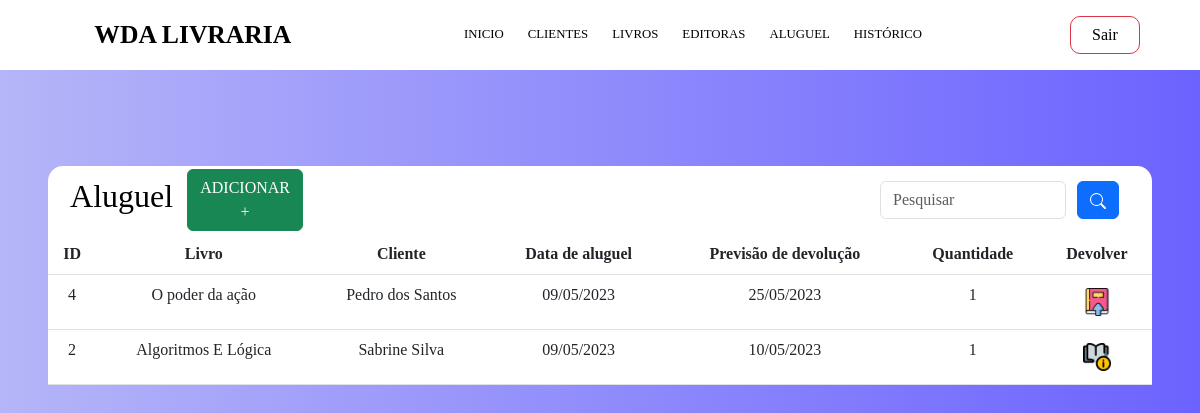
Page /SISTEMA/Aluguel.php on the committed database.
### tables this page shows
CREATE TABLE `aluguel` (
  `Cod_aluguel` int NOT NULL AUTO_INCREMENT,
  `Livro` int NOT NULL,
  `Usuário` int NOT NULL,
  `Data_aluguel` date NOT NULL,
  `Data_previsão` date NOT NULL,
  `Quantidade_alugada` int NOT NULL,
  PRIMARY KEY (`Cod_aluguel`)
);

CREATE TABLE `livro` (
  `Cod_livro` int NOT NULL AUTO_INCREMENT,
  `Nome_livro` varchar(50) NOT NULL,
  `Editora` varchar(50) NOT NULL,
  `Autor` varchar(50) NOT NULL,
  `Lançamento` year NOT NULL,
  `Quantidade` int NOT NULL,
  PRIMARY KEY (`Cod_livro`)
);

CREATE TABLE `usuario` (
  `Cod_usuario` int NOT NULL AUTO_INCREMENT,
  `Nome_usuario` varchar(50) NOT NULL,
  `Cidade` varchar(50) NOT NULL,
  `Endereço` varchar(100) NOT NULL,
  `Email` varchar(100) NOT NULL,
  PRIMARY KEY (`Cod_usuario`)
);

### SISTEMA/Aluguel.php (the view, shortened to what this page needs)
<?php
include_once("../Config.php");
if (!empty($_GET['search'])) {
    $data = $_GET['search'];
    $sql = "SELECT Cod_aluguel,livro.Nome_livro,usuario.Nome_usuario,Data_aluguel,Data_previsão,Quantidade_alugada FROM aluguel,livro,usuario
    WHERE aluguel.Livro = Livro.Cod_livro AND aluguel.Usuário = usuario.Cod_usuario AND (Cod_aluguel LIKE '%$data%' or Nome_livro LIKE
    '%$data%' or Nome_usuario LIKE '%$data%' or Data_aluguel LIKE '%$data%' or Data_previsão LIKE '%$data%')
     ORDER BY Cod_aluguel DESC";
} else {
    $sql = "SELECT Cod_aluguel,livro.Nome_livro,usuario.Nome_usuario,Data_aluguel,Data_previsão,Quantidade_alugada FROM aluguel,livro,usuario
    WHERE aluguel.Livro = Livro.Cod_livro AND aluguel.Usuário = usuario.Cod_usuario  ORDER BY Cod_aluguel DESC";
}
$result = $conexao->query($sql);
?>
<!DOCTYPE html>
<html lang="en">
<head>
    <link href="https://cdn.jsdelivr.net/npm/bootstrap@5.3.0-alpha2/dist/css/bootstrap.min.css" rel="stylesheet">
    <link rel="stylesheet" href="../assets/css/Tabela.css">
</head>
<body>
    <nav class="navbar navbar-expand-lg" style="background-color: rgb(255,255,255);">
        <div class="container-fluid">
            <a class="navbar-brand" href="Sistema.php">WDA LIVRARIA</a>
            <div class="collapse navbar-collapse" id="navbarText">
                <ul class="navbar-nav me-auto mb-2 mb-lg-0">
                    <li class="nav-item">
                        <a class="nav-link active" aria-current="page" href="Sistema.php">INICIO
                        </a>
                    </li>
                    <li class="nav-item">
                        <a class="nav-link" href="Usuarios.php">CLIENTES</a>
                    </li>
                    <li class="nav-item">
                        <a class="nav-link" href="Livros.php">LIVROS</a>
                    </li>
                    <li class="nav-item">
                        <a class="nav-link" href="Editoras.php">EDITORAS</a>
                    </li>
                    <li class="nav-item">
                        <a class="nav-link" href="Aluguel.php">ALUGUEL</a>
                    </li>
                    <li class="nav-item">
                        <a class="nav-link" href="Historico.php">HISTÓRICO</a>
                    </li>
                </ul>
                <span class="navbar-text">
                    <div class="d-flex">
                        <a href="Sair.php" id="out" class="btn btn-outline-danger me-5 ">Sair</a>
                    </div>
                </span>
            </div>
        </div>
    </nav>
    <br><br>
    <div class="table-responsive m-5">
        <div class="header-table d-flex justify-content-between align-items-center">
            <h2>Aluguel</h2>
            <a href="../CREATE/C_aluguel.php" class="btn btn-success btn-block" style="margin: 3px 3px 3px 3px;">ADICIONAR +</a><br>
            <input type="search" class="form-control w-25" placeholder="Pesquisar" id="pesquisar">
            <button class="btn btn-primary" onclick="searchData()">
            </button>
        </div>
        <table class="table text-white table-bg">
            <thead class="table-header">
                <tr>
                    <th scope="col">ID</th>
                    <th scope="col">Livro</th>
                    <th scope="col">Cliente</th>
                    <th scope="col">Data de aluguel</th>
                    <th scope="col">Previsão de devolução</th>
                    <th scope="col">Quantidade</th>
                    <th scope="col">Devolver</th>
                </tr>
            </thead>
            <tbody>
                <?php
                while ($user_data = mysqli_fetch_assoc($result)) {
                    echo "<tr>";
                    echo "<td>" . $user_data['Cod_aluguel'] . "</td>";
                    echo "<td>" . $user_data['Nome_livro'] . "</td>";
                    echo "<td>" . $user_data['Nome_usuario'] . "</td>";
                    echo "<td>" . date('d/m/Y', strtotime($user_data['Data_aluguel'])) . "</td>";
                    echo "<td>" . date('d/m/Y', strtotime($user_data['Data_previsão'])) . "</td>";
                    echo "<td>" . $user_data['Quantidade_alugada'] . "</td>";
                    if (strtotime($user_data['Data_previsão']) >= strtotime(date('Y-m-d'))) {
                        echo "<td>
                        <a class='btn btn-sm' title='Livro no Prazo!' onclick='confirmDelete($user_data[Cod_aluguel])'>
                        <img src='../assets/img/envio.png' width='28' height='28'>
                        </a>
                        </td>";
                    } else {
                        echo "<td>
                        <a class='btn btn-sm b' title='Livro fora Prazo!' onclick='confirmDelete($user_data[Cod_aluguel])'>
                        <img src='../assets/img/em-formacao.png' width='28' height='28'>
                            </a>
                            </td>";
                    }
                }
                echo "</tr>";
                ?>
            </tbody>
        </table>
    </div>
</body>
</html>

### assets/css/Tabela.css (style rules this page uses)
body { font-family: Garamond, Baskerville, Baskerville Old Face, Hoefler Text, Times New Roman, serif; background-image: linear-gradient(to right, rgb(181, 181, 248), rgb(108, 99, 255)); color: white; text-align: center; color: black; }
.navbar-brand { margin-left: 5%; margin-right: 20%; font-size: 2rem; font-weight: bold; text-transform: uppercase; display: flex; justify-content: space-between; }
.navbar-nav>li { margin-right: 15px; }
.nav-link { display: flex; justify-content: space-between; color: black; transition: transform 0.5s; }
#out { width: 70px; border-radius: 10px; }
.table-bg { background: rgba(0, 0, 0, 0.3); }
.header-table { background-color: white; color: black; border-radius: 15px 15px 0 0; display: flex; justify-content: center; gap: 1%; }
.header-table h2 { display: inline block; margin-left: 2%; }
.header-table button { margin-right: 5%; }
.header-table input { margin-left: 50%; }
.header-table a { width: 15%; height: 100%; }
.table-header { background-color: rgba(0, 0, 0, 0.65); }
@media screen and (max-width: 1680px) { .header-table button { margin-right: 3%; } }
@media screen and (max-width: 1680px) { .header-table input { margin-left: 50%; } }
@media screen and (max-width: 1680px) { .header-table a { width: 15%; height: 100%; } }
@media screen and (max-width: 1680px) { .navbar-brand { margin-left: 7%; margin-right: 14%; font-size: 1.8rem; } }
@media screen and (max-width: 1680px) { .navbar-nav>li { margin-right: 8px; } }
@media screen and (max-width: 1440px) { .header-table button { margin-right: 3%; } }
@media screen and (max-width: 1440px) { .header-table input { margin-left: 50%; } }
@media screen and (max-width: 1440px) { .header-table a { width: 15%; height: 100%; } }
@media screen and (max-width: 1440px) { .navbar-brand { margin-left: 7%; margin-right: 14%; font-size: 1.6rem; } }
@media screen and (max-width: 1440px) { .navbar-nav>li a { font-size: 0.8rem; margin-right: 2%; } }
@media screen and (max-width: 1440px) { .navbar-nav>li { margin-right: 8px; } }

### rows in the picture
aluguel: Cod_aluguel "4", livro.Nome_livro "O poder da ação", usuario.Nome_usuario "Pedro dos Santos", Data_aluguel "09/05/2023", Data_previsão "25/05/2023", Quantidade_alugada "1"
aluguel: Cod_aluguel "2", livro.Nome_livro "Algoritmos E Lógica", usuario.Nome_usuario "Sabrine Silva", Data_aluguel "09/05/2023", Data_previsão "10/05/2023", Quantidade_alugada "1"
